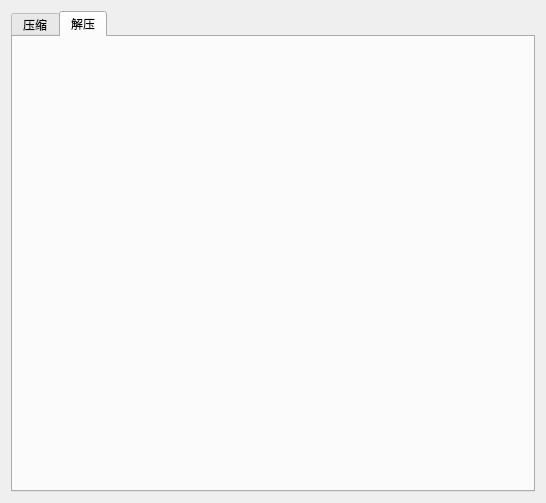
<?xml version="1.0" encoding="UTF-8"?>
<ui version="4.0">
 <class>MainWindow</class>
 <widget class="QMainWindow" name="MainWindow">
  <property name="geometry">
   <rect>
    <x>0</x>
    <y>0</y>
    <width>546</width>
    <height>503</height>
   </rect>
  </property>
  <property name="windowTitle">
   <string>CompressTool</string>
  </property>
  <widget class="QWidget" name="centralWidget">
   <layout class="QHBoxLayout" name="horizontalLayout">
    <item>
     <widget class="QTabWidget" name="tabWidget">
      <property name="currentIndex">
       <number>1</number>
      </property>
      <widget class="QWidget" name="tab_compress">
       <attribute name="title">
        <string>压缩</string>
       </attribute>
      </widget>
      <widget class="FormUncompress" name="tab_uncompress">
       <attribute name="title">
        <string>解压</string>
       </attribute>
      </widget>
     </widget>
    </item>
   </layout>
  </widget>
  <widget class="QMenuBar" name="menuBar">
   <property name="geometry">
    <rect>
     <x>0</x>
     <y>0</y>
     <width>546</width>
     <height>23</height>
    </rect>
   </property>
  </widget>
 </widget>
 <layoutdefault spacing="6" margin="11"/>
 <customwidgets>
  <customwidget>
   <class>FormUncompress</class>
   <extends>QWidget</extends>
   <header location="global">formuncompress.h</header>
   <container>1</container>
  </customwidget>
 </customwidgets>
 <resources/>
 <connections/>
</ui>
